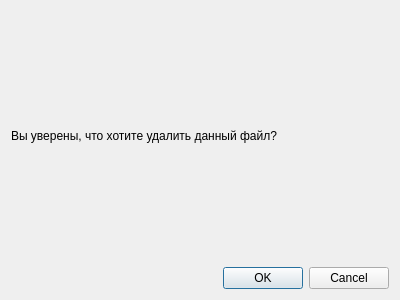
<?xml version="1.0" encoding="UTF-8"?>
<ui version="4.0">
 <class>Dialog</class>
 <widget class="QDialog" name="Dialog">
  <property name="geometry">
   <rect>
    <x>0</x>
    <y>0</y>
    <width>400</width>
    <height>300</height>
   </rect>
  </property>
  <property name="windowTitle">
   <string>Подтверждение</string>
  </property>
  <layout class="QVBoxLayout" name="verticalLayout">
   <item>
    <widget class="QLabel" name="label">
     <property name="text">
      <string>Вы уверены, что хотите удалить данный файл?</string>
     </property>
    </widget>
   </item>
   <item>
    <widget class="QDialogButtonBox" name="buttonBox">
     <property name="orientation">
      <enum>Qt::Horizontal</enum>
     </property>
     <property name="standardButtons">
      <set>QDialogButtonBox::Cancel|QDialogButtonBox::Ok</set>
     </property>
    </widget>
   </item>
  </layout>
 </widget>
 <resources/>
 <connections>
  <connection>
   <sender>buttonBox</sender>
   <signal>accepted()</signal>
   <receiver>Dialog</receiver>
   <slot>accept()</slot>
   <hints>
    <hint type="sourcelabel">
     <x>248</x>
     <y>254</y>
    </hint>
    <hint type="destinationlabel">
     <x>157</x>
     <y>274</y>
    </hint>
   </hints>
  </connection>
  <connection>
   <sender>buttonBox</sender>
   <signal>rejected()</signal>
   <receiver>Dialog</receiver>
   <slot>reject()</slot>
   <hints>
    <hint type="sourcelabel">
     <x>316</x>
     <y>260</y>
    </hint>
    <hint type="destinationlabel">
     <x>286</x>
     <y>274</y>
    </hint>
   </hints>
  </connection>
 </connections>
</ui>
